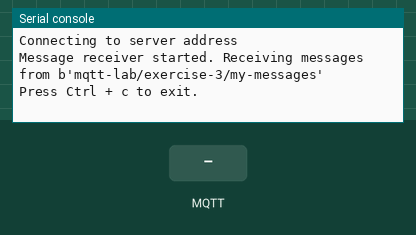
Simulated run of this program. Board: MicroPython board. On the bench: the last lines printed to the serial console. The inputs (shaded band) are chosen by the test bench. No MQTT or app messages arrive unless stated.

Above: at 1.3 s.
1.4 s: MQTT message "1" arrives on the first subscribed topic
At 2.5 s:
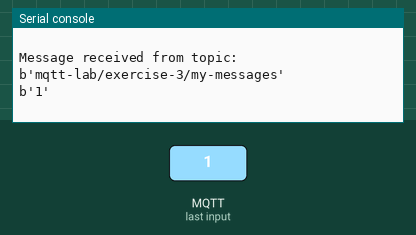
2.9 s: MQTT message "on" arrives on the first subscribed topic
At 3.8 s:
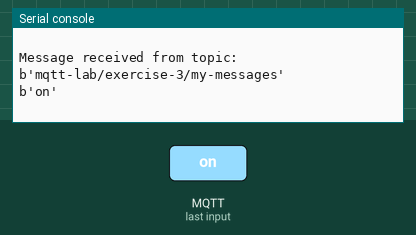
4.4 s: MQTT message "off" arrives on the first subscribed topic
At 5.1 s:
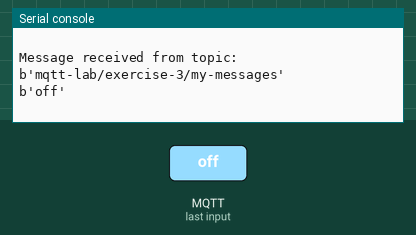

The program:

exercise3receive.py
```python
import time
from umqtt.simple import MQTTClient


MQTTSERVER = "server address"   # TODO enter the address of the MQTT server, as a string

# the MQTT server needs a unique ID to recognised each device that connects to it
ID = b"receive" + b"a unique id" # TODO create a unique id

# use a base topic to group messages into a common hierarchy
BASE_TOPIC = b"mqtt-lab/exercise-3"

# topic to subscribe to messages from
subscribe_topic = BASE_TOPIC + b"/my-messages"  # TODO change the subtopic to a topic that others can message you on

# mqtt message callback
# this function is called if a message is received
def mqtt_cb(topic, msg):
    print("Message received from topic: {}".format(topic))
    print(msg)
    print()


try:
    # create a client instance
    client = MQTTClient(client_id=ID, server=MQTTSERVER)

    # connect to MQTT server
    print("Connecting to {}".format(MQTTSERVER))
    client.connect()

    # send diagnostic message to server
    connect_message = b"Connected from reciever: " + ID
    client.publish(BASE_TOPIC, connect_message)

    # tell umqtt which function to use for message callbacks
    client.set_callback(mqtt_cb)

    # tell the MQTT server that you want messages from a topic
    client.subscribe(subscribe_topic)


    print("Message receiver started. Receiving messages from {}".format(subscribe_topic))
    print("Press Ctrl + c to exit.")
    print()

    while True:
        time.sleep(0.1)
        client.check_msg()

except KeyboardInterrupt:
    client.disconnect()
    print("\nProgram terminated by user.")
    print("Goodbye")
```

Measured:
- after the input at 1.4 s, the serial console: prints a new line after 0.06 s (image 1)
- after the input at 2.9 s, the serial console: prints a new line after 0.06 s (image 2)
- after the input at 4.4 s, the serial console: prints a new line after 0.07 s (image 3)
